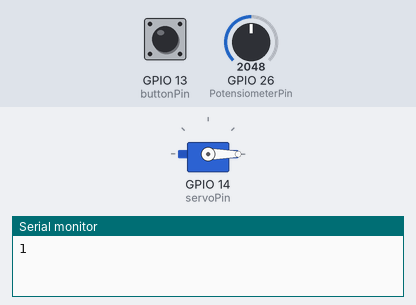
Simulated run of this sketch. Board: ESP32. Parts: servo, the last lines printed to the serial monitor. The test bench sets the inputs (shaded band); at power-on: GPIO 26 (PotensiometerPin) = 2048, GPIO 13 (buttonPin) HIGH.

Above: at 1.2 s.
1.3 s: GPIO 26 (PotensiometerPin) set to 1228
At 2.3 s:
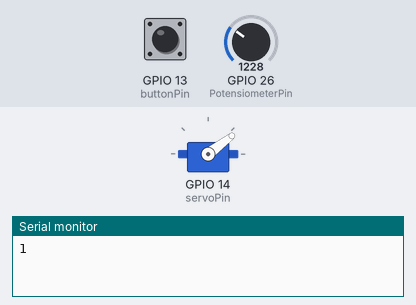
2.8 s: GPIO 13 (buttonPin) pulled LOW for 0.15 s
At 3.8 s:
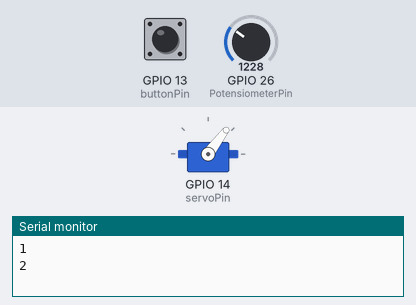
4.6 s: GPIO 26 (PotensiometerPin) set to 2047
At 5.0 s:
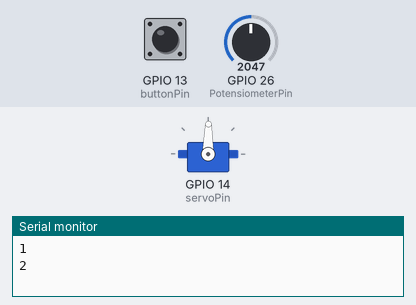
6.1 s: GPIO 26 (PotensiometerPin) set to 2866
At 7.3 s:
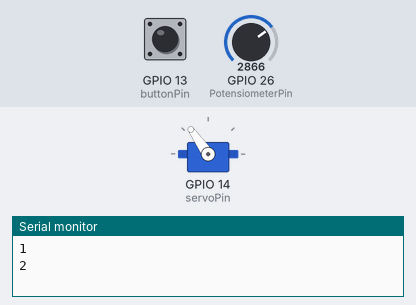
7.6 s: GPIO 26 (PotensiometerPin) set to 3603
At 8.6 s:
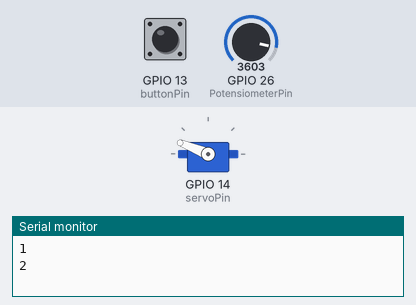
9.1 s: GPIO 26 (PotensiometerPin) set to 4095
At 9.9 s:
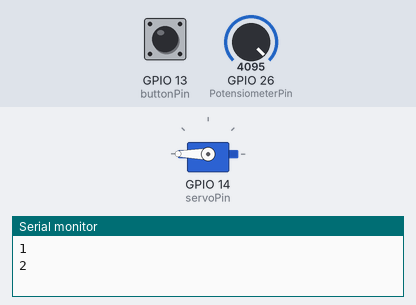
Timing chart, 0 to 11.6 s (numbered marks = the images above; inputs shaded):
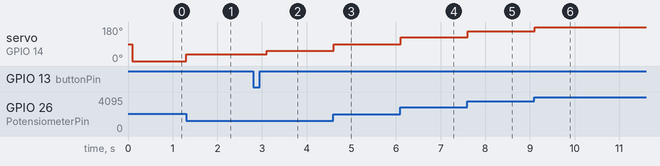

The sketch:

BCRSOAL_4_-_Potensiometer_+_Servo_+_LCD.ino
```cpp
#include <ESP32Servo.h>
#include <LiquidCrystal_I2C.h>

LiquidCrystal_I2C lcd(0x27, 16, 2);

int servoPin = 14;
int PotensiometerPin = 26;
int buttonPin = 13;
int buttonState = 0;
bool berlawanan = false;
int pressCount = 0;
bool isActive = false;
int lastSudut = 0;
int sudut = 0;

Servo servo1;

void setup() {
  Serial.begin(9600);
  servo1.attach(servoPin);
  servo1.write(0);
  pinMode(buttonPin, INPUT_PULLUP);
}

void loop() {
  int analogValue = analogRead(PotensiometerPin);
  buttonState = digitalRead(buttonPin);
  sudut = map(analogValue, 0, 4095, 0, 180);
  // if (berlawanan)
  //   sudut = map(analogValue, 0, 180, 0, 4095);

  if (berlawanan)
    sudut = lastSudut - sudut;

  servo1.write(sudut);

  if (buttonState == HIGH && isActive == false) {
    isActive = true;
    if (pressCount % 2 == 0){
      berlawanan = true;
      lastSudut = sudut;
    } else if (pressCount % 2 != 0){
      berlawanan = false;
      lastSudut = sudut;
    }
    pressCount++;
    Serial.println(pressCount);
  } else if (buttonState == LOW && isActive == true) {
    isActive = false;
  }

  delay(100);
}
```

Measured:
- after the input at 1.3 s, servo on GPIO 14 (servoPin): 0° → 37° at once
- after the input at 2.8 s, servo on GPIO 14 (servoPin): 37° → 53° after 0.30 s
- after the input at 4.6 s, servo on GPIO 14 (servoPin): 53° → 89° at once
- after the input at 6.1 s, servo on GPIO 14 (servoPin): 89° → 125° at once
- after the input at 7.6 s, servo on GPIO 14 (servoPin): 125° → 158° at once
- after the input at 9.1 s, servo on GPIO 14 (servoPin): 158° → 180° at once
